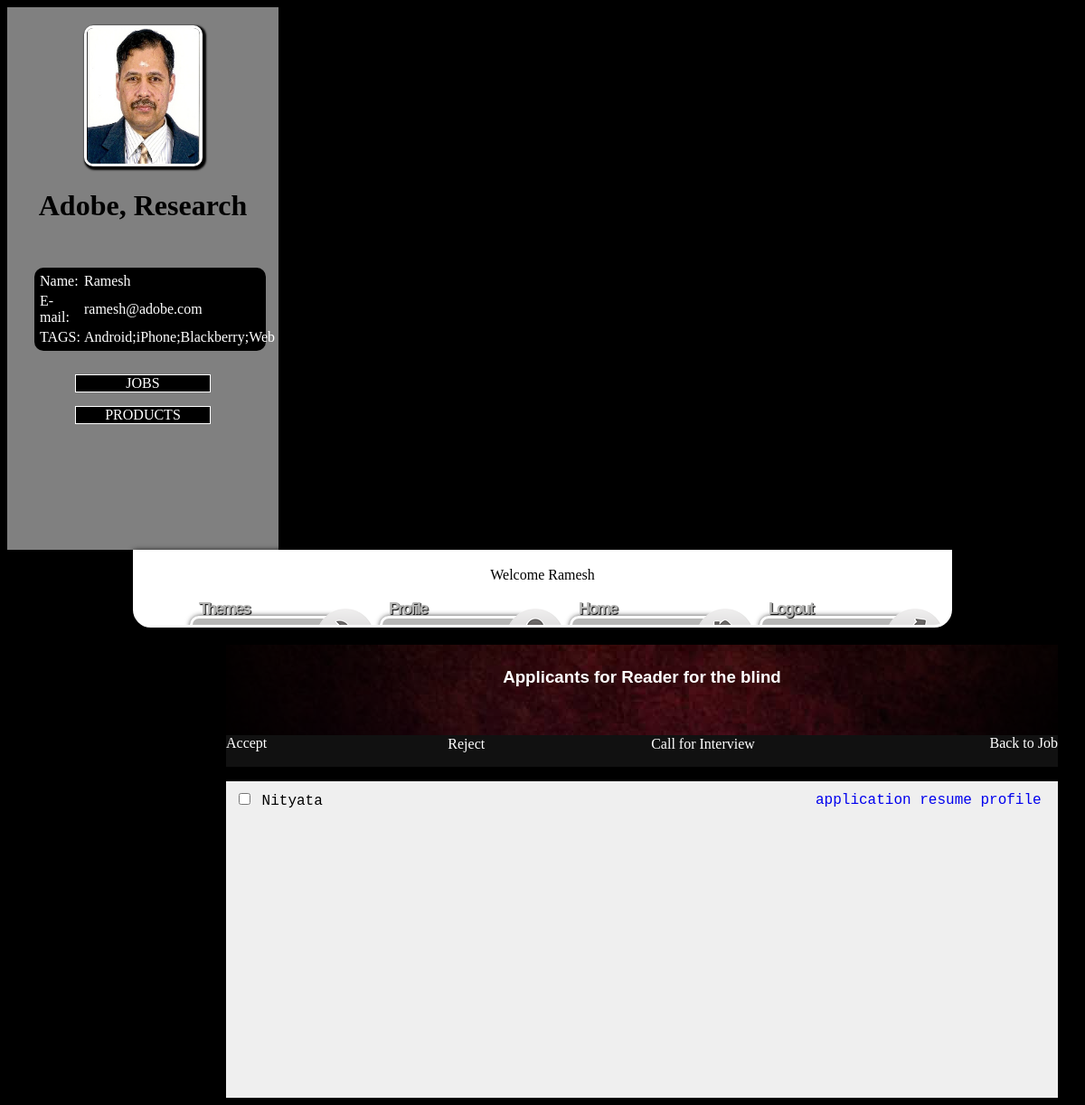
Screenshot of /corp/jobs/applicants.php?jid=26 with the database file from the repository.
### tables this page shows
CREATE TABLE IF NOT EXISTS `users` (
  `uid` int(10) unsigned NOT NULL AUTO_INCREMENT,
  `email` varchar(500) NOT NULL,
  `uname` varchar(100) NOT NULL,
  `fname` varchar(500) NOT NULL,
  `password` varchar(1000) NOT NULL,
  `utype` varchar(1) NOT NULL,
  `dob` date NOT NULL,
  `status` varchar(1) NOT NULL DEFAULT 'w',
  `photo` varchar(100) NOT NULL DEFAULT 'default.gif',
  `about` varchar(40000) NOT NULL DEFAULT 'Please write a brief about yourself here ',
  `institution` varchar(300) NOT NULL DEFAULT 'Unknown Institution',
  PRIMARY KEY (`uid`)
);

CREATE TABLE IF NOT EXISTS `corp` (
  `cid` int(11) NOT NULL AUTO_INCREMENT,
  `name` varchar(200) NOT NULL,
  `address` varchar(200) NOT NULL,
  `email` varchar(100) NOT NULL,
  `phone` varchar(15) NOT NULL,
  `tags` varchar(500) NOT NULL,
  PRIMARY KEY (`cid`)
);

CREATE TABLE IF NOT EXISTS `job` (
  `jid` int(11) NOT NULL AUTO_INCREMENT,
  `title` varchar(100) NOT NULL,
  `abstract` text NOT NULL,
  `deadline` datetime NOT NULL,
  `tags` varchar(200) NOT NULL,
  `prerequisite` varchar(200) NOT NULL,
  `docs` text NOT NULL,
  `created_on` timestamp NOT NULL DEFAULT CURRENT_TIMESTAMP ON UPDATE CURRENT_TIMESTAMP,
  `cid` int(11) NOT NULL,
  PRIMARY KEY (`jid`)
);

### corp/jobs/applicants.php (the view, shortened to what this page needs)
<?php
	$cid = -1;
	if(isset($_GET['jid']))
	{
		$jid = $_GET['jid'];
	}
	$query = "Select * from job Where jid=".$jid;
	$result = mysql_query($query);
	while ($row = mysql_fetch_array($result)) {
		$cid = $row['cid'];
	}
	$result = mysql_query("SELECT * FROM users WHERE uid=".$cid);
	while($row = mysql_fetch_array($result))
	  {
	  	$uemail = $row['email'];
	  	$ufname = $row['fname'];
	  	$uphoto = $row['photo'];
	  }
	$result = mysql_query("SELECT * FROM users WHERE uid=".$cid);
	while($row = mysql_fetch_array($result))
	  {
	  	$hname = $row['fname'];
	  }
	$query = "Select * From corp Where cid=".$cid;
					$result = mysql_query($query);
					if(!$result)
					{
					}
					else {
						while($row = mysql_fetch_array($result))
						{
							$tags = $row['tags'];
						}
					}
?>
<!DOCTYPE html>
<html lang="en">
	<head>
		<link rel="stylesheet" href="css/jobsstyle.css" />
		<link rel="stylesheet" href="css/applicant.css" />
		<link rel="stylesheet" href="css/menustyle.css" />
	</head>
	<body>
		<div id="sidebar">
					<div id="person">
						<div id="photoFrame">
							<img src="./photos/<?php echo $uphoto; ?>" id="photo" />
							<?php
								$query = "Select * From corp Where cid=".$cid;
								$result = mysql_query($query);
								if(!$result)
								{
									echo "";
								}
								else {
									while($row = mysql_fetch_array($result))
									{
										echo '<h1>' . $row['name'] . '</h1>';
									}
								}
							?>
						</div>
						<br/><div id="roundedbox"><table id="details"><tr><td>Name:</td><td><?php echo $ufname; ?></td></tr><tr><td>E-mail:</td><td><?php echo $uemail; ?></td></tr><tr><td>TAGS: </td></td><td><?php echo $tags; ?></td></tr></table></div>
					<br/><br/></div>
					<div id="buttons">
						<div id="button"><a class="linkbtn" href="#" onclick="showJobs()">JOBS</a></div>
						<div id="button"><a class="linkbtn" href="#">PRODUCTS</a></div>
					</div>
		</div>
		<div class="container">
        	<p id="welcs">Welcome <?php echo $hname; ?></p>
            <ul id="menu">
                <li>
                    <a href="#">
                        <i class="icon_about"></i>
                        <span class="title">Themes</span>
                        <span class="description">Customize the look and feel</span>
                    </a>
                </li>
                <li>
                    <a href="#">
                        <i class="icon_work"></i>
                        <span class="title">Profile</span>
                        <span class="description">See your profile and portfolio</span>
                    </a>
                </li>
                <li>
                    <a href="http://localhost/corp/jobs/index.php">
                        <i class="icon_help"></i>
                        <span class="title">Home</span>
                        <span class="description">Go to your wall</span>
                    </a>
                </li>
                <li>
                    <a href="http://localhost/student/logout.php">
                        <i class="icon_search"></i>
                        <span class="title">Logout</span>
                        <span class="description">Logout of educorp</span>
                    </a>
                </li>
            </ul>
        </div>
		<div id="wrapper">
			<div id="header">
				<div>
					<h3>Applicants for
						<?php
							$result = mysql_query("SELECT * FROM job WHERE jid=".$jid);
							while($row = mysql_fetch_array($result))
							{
								echo $row['title'];
							}
						?>
					</h3>
				</div>
			</div>
			<div id="nav">
				<a href="#" onclick="acceptApp()" style="float: left;">Accept</a>
				<a href="http://localhost/corp/jobs/Specificjob.php" style="float: right;">Back to Job</a>
				<a href="#" onclick="rejectApp()" style="position: relative;left:200px;">Reject</a>
				<a href="#" onclick="interviewApp()" style="position: relative;left:380px;">Call for Interview</a>
			</div>
			<div id="body">
				<ul id="applicant">
					<?php
						$result = mysql_query("SELECT * FROM application WHERE jid=".$jid);
						$json = array();
						$json['appid'] = array();
						$i = 0;
						while($row = mysql_fetch_array($result))
						{
							$json['appid'][$i] = $row['aid'];
							$i++;
						}
						$appids = $json['appid'];
						$json['sid'] = array();
						$j = 0;
						for($i=0;$i<(count($appids));$i++)
						{
							$result = mysql_query("SELECT * FROM applicant WHERE aid=".$appids[$i]);
							while($row = mysql_fetch_array($result))
							{
								$json['sid'][$j] = $row['sid'];
								$j++;
							}
						}
						$json['names'] = array();
						$j = 0;
						$sids = $json['sid'];
						for($i=0;$i<(count($sids));$i++)
						{
							$result = mysql_query("SELECT * FROM student WHERE sid=".$sids[$i]);
							while($row = mysql_fetch_array($result))
							{
								$json['names'][$j] = $row['name'];
								$j++;
							}
						}
						$names = $json['names'];
						for($i=0;$i<(count($names));$i++)
						{
							echo '<li><div id="app;'.$jid.';'.$sids[$i].';'.$appids[$i].'"><input type="checkbox" class="check" />&nbsp;<label class="name">'.$names[$i].'</label><span class="applinks"><a href="http://localhost/corp/jobs/app.php?see=app&aid='.$appids[$i].'&jid='.$jid.'&sid='.$sids[$i].'">application</a>&nbsp;<a href="http://localhost/corp/jobs/app.php?see=resume&sid='.$sids[$i].'&jid='.$jid.'&aid='.$appids[$i].'">resume</a>&nbsp;<a href="http://localhost/corp/jobs/app.php?see=profile&sid='.$sids[$i].'&jid='.$jid.'&aid='.$appids[$i].'">profile</a></span></div>';
						}
					?>
				</ul>
			</div>
		</div>
	</body>
</html>

### corp/jobs/css/jobsstyle.css (style rules this page uses)
#body ul { font-family:"Courier New"; }
#body ul li { padding:5px; }
a { text-decoration:none; }
#applicant { padding:5px; list-style-type: none; }
.applinks { padding:2px; text-align: right; position: absolute; left:650px; }

### corp/jobs/css/applicant.css (style rules this page uses)
#sidebar { float:left; width:300px; height:600px; background-color:#808080; }
#photoFrame { text-align:center; position: relative; top: 20px; }
#photo { -webkit-border-radius:10px; -webkit-box-shadow: black 2px 2px 2px 2px;; border-style:solid; border-width:3px; border-color:white; background-color:black; color:blue; width:125px; height:150px; }
#roundedbox { -webkit-border-radius:10px; -webkit-box-shadow: Grey 2px 2px 2px; padding:3px; background-color:black; color:white; width:250px; position:relative; left: 30px; top: 30px; }
#buttons { position:relative; left: 75px; top: 20px; }
#button { width: 50%; height:35px; }
.linkbtn { font-size:16px; border-style:solid; border-width:thin; border-color:white; display:block; text-align:center; color:white; background-color:black; text-decoration:none; }

### corp/jobs/css/menustyle.css (style rules this page uses)
.container { width:900px; height:80px; margin:0 auto; position:relative; left: 0px; overflow:hidden; border:3px solid #fff; background-color:#fff; -moz-box-shadow:1px 1px 6px #000; -webkit-box-shadow:1px 1px 6px #000; -moz-border-radius:0px 0px 20px 20px; -webkit-border-bottom-left-radius:20px; -webkit-border-bottom-right-radius:20px; border-radius:0px 0px 20px 20px; }
ul#menu { list-style:none; position:absolute; bottom:0px; left:20px; font-size:18px; font-family: Helvetica, Arial, sans-serif; font-weight: bold; color:#999; letter-spacing:-2px; }
ul#menu li { float:left; margin:0px 0px 0px 0px; }
ul#menu a { cursor:pointer; position:relative; float:left; bottom:-95px; line-height:20px; width:210px; height: 50px; top:40px; text-decoration: none; }
.icon_about, .icon_work, .icon_help, .icon_search { width:64px; height:64px; display:block; left:140px; top:10px; position:absolute; }
.icon_about { background:transparent url(./img/tools.png) no-repeat top left; }
.icon_work { background:transparent url(./img/user.png) no-repeat top left; }
.icon_help { background:transparent url(./img/home.png) no-repeat top left; }
.icon_search { background:transparent url(./img/send_mail.png) no-repeat top left; }
ul#menu span.title { display:block; height:18px; text-shadow:1px 1px 1px #000; color:#B7B7B6; text-indent:10px; }
ul#menu span.description { width:140px; height:80px; background-color:#B7B7B6; border:3px solid #fff; color:#fff; display:block; font-family:"Comic Sans MS"; font-size:15px; padding:10px; -moz-box-shadow:1px 1px 6px #000; -webkit-box-shadow:1px 1px 6px #000; box-shadow:1px 1px 6px #000; -moz-border-radius:10px; -webkit-border-radius:10px; border-radius:10px; }
#welcs { font-family:"Comic Sans MS"; text-align:center; }

### corp/jobs/applicants.php (style rules this page uses)
body { background-color: #000; }
#wrapper { width:920px; margin:0 auto; position:relative; left:110px; }
#header { height:100px; background: #000 url(background.jpg) repeat-y scroll left top; text-align:center; }
#header div { width:920px; height:100px; background: transparent url(overlay.png) no-repeat scroll left top; }
#header h3 { padding-top:25px; font-family: Arial, "MS Trebuchet", sans-serif; color:white; }
#body { background-color:#efefef; height:350px; }
#nav { height:35px; background-color: #111; color:white; }
#nav a { vertical-align:middle; font-family:"Comic Sans MS"; text-decoration:none; color:white; }

### rows the page displays
users: photo (picture), fname "Ramesh", email "ramesh@adobe.com"
corp: name "Adobe, Research", tags "Android;iPhone;Blackberry;Web"
job: title "Reader for the blind"

### other values shown
$names[$i] "Nityata"
